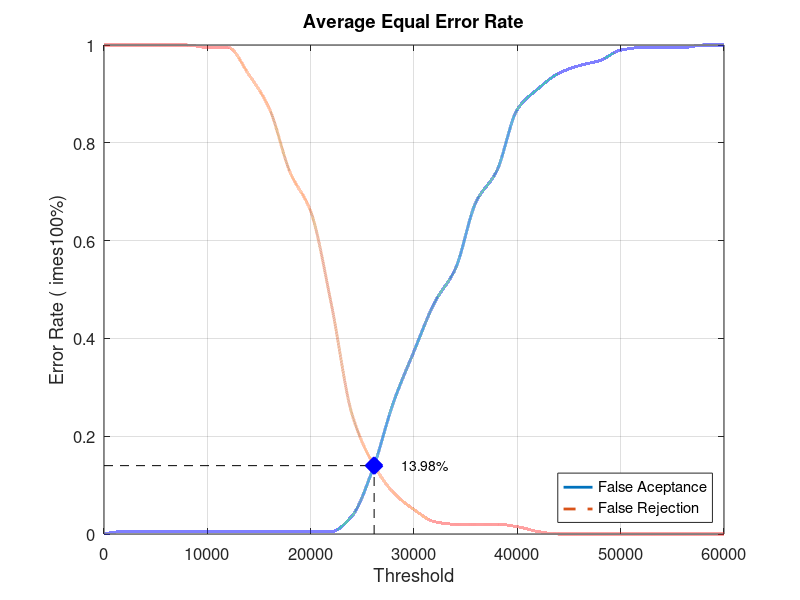
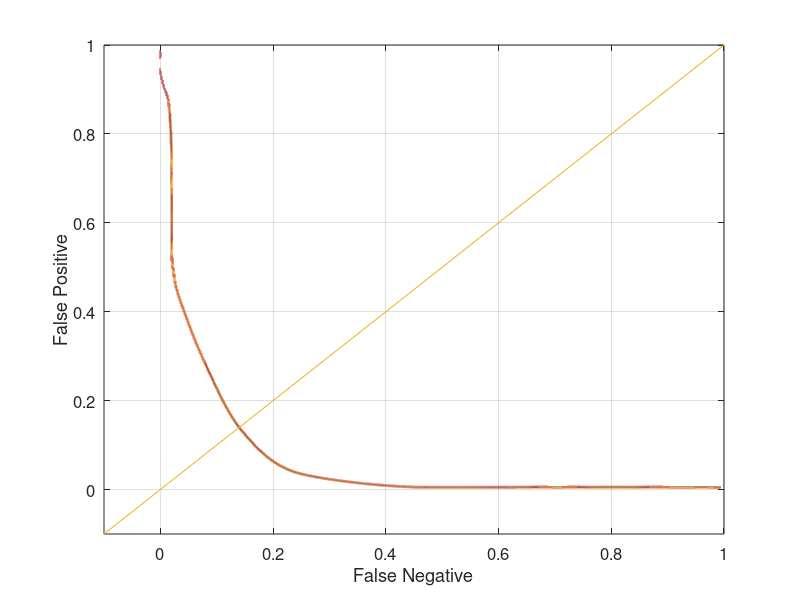

MATLAB code to generate these figures, in order:
close all;
clear;
clc;
x = 0:2000:60000;
xq = 0:0.5:60000;

y0 = [0 0.00526316 0.00526316 0.00526316 0.00526316 0.00526316 0.00526316 0.00526316 0.00526316 0.00526316 0.00526316 0.00526316 0.0368421 0.131579 0.268421 0.373684 0.473684 0.542105 0.678947 0.742105 0.868421 0.910526 0.942105 0.957895 0.968421 0.989474 0.994737 0.994737 0.994737 1 1]
yy0 = interp1(x, y0, xq, 'pchip');
y1 = [1 1 1 1 1 0.995 0.995 0.94 0.87 0.74 0.66 0.47 0.245 0.145 0.085 0.05 0.025 0.02 0.02 0.02 0.015 0.005 0 0 0 0 0 0 0 0 0]
yy1 = interp1(x, y1, xq, 'pchip');

% Calculating EER: 
y2 = abs(y0 - y1);
find(y2 == min(y2))
yy2 = abs(yy0 - yy1);
xEER = find(yy2 == min(yy2));
xEERIndex = xq(xEER) % X-axis EER
yEER = yy0(xEER) % Y-axis EER

main = figure
plot(xq, yy0,'-','LineWidth', 2);	hold on
plot(xq, yy1,'--','LineWidth', 2);	hold on
plot([xEERIndex xEERIndex], [0 yEER], 'k--');	hold on
plot([0 xEERIndex], [yEER yEER], 'k--');	hold on
plot(xEERIndex, yEER, 'bx', 'LineWidth', 10);	hold on
text(xEERIndex + 10 * xEERIndex / 100, yEER, [num2str(round((10000 * yEER)) / 100) '%'])
legend('False Aceptance', 'False Rejection', 'Location', 'SouthEast')
xlabel('Threshold')
ylabel('Error Rate (	imes100%)')
title('Average Equal Error Rate')
set(gca, 'FontSize', 12)
axis([0 60000 0 1])
grid on

print(main, 'Database1_3Main', '-dpng');
FNRxFPR = figure('Color', [1 1 1]);
plot(yy1, yy0, '-', yy1, yy0, 'LineWidth', 2);
hold on
y = -0.1:0.1:1
plot(y, y); 
set(gca, 'FontSize', 12)
xlabel('False Negative')
ylabel('False Positive')
axis([-0.1 1 -0.1 1])
set(gca, 'FontSize', 12)
grid on

print(FNRxFPR, 'Database1_3FNRxFPR','-dpng');
